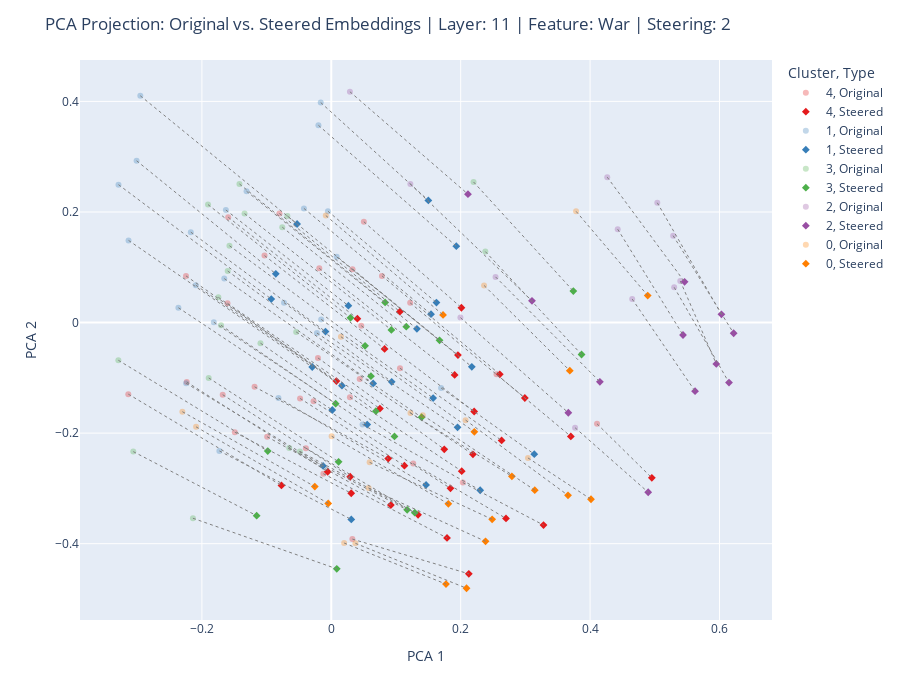

Notebook source saved alongside this figure:
### Markdown cell above
`plot_pca_fixed_kmeans` plots the original and steered embeddings in the same plot, and uses K-Means to find clusters unsupervised.  

- `text_range` selects the given slice of texts from the input, writing `None` here means that **all** texts are plotted, which can be time consuming, can appear messy on the plot, and the hover data can disappear
- `projected=True` fits PCA only on original embeddings and transforms the steered embeddings onto the same principal components, `=False` plots the combined embeddings onto shared principal components
- `Write=True` creates a .html file with the plot, including the hover data

### Code cell
plot_pca_fixed_kmeans(
    original_embeddings,
    steered_embeddings,
    all_texts_data,
    info_string,
    text_range=(0,100),
    projected=True,
    n_clusters=5,
    Write=False
)
